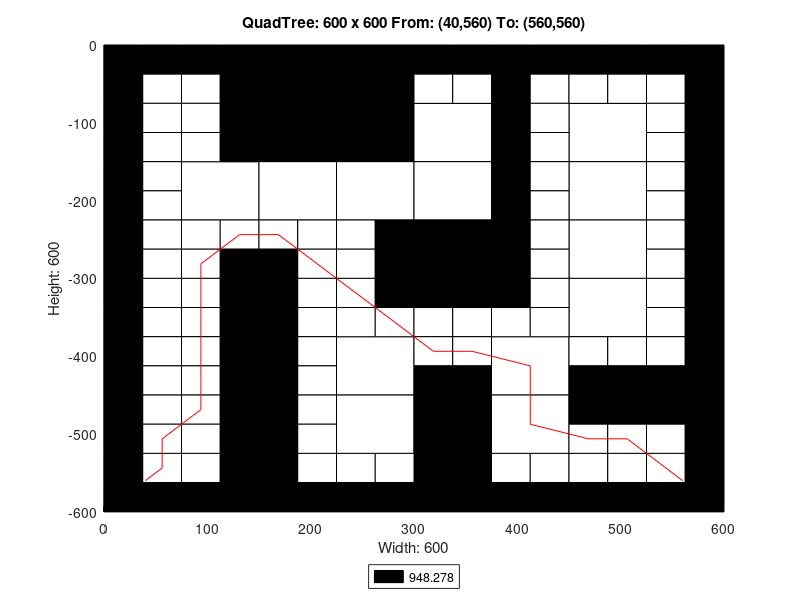

MATLAB code to generate this figure:
axis([0 600 -600 0]);
title('QuadTree: 600 x 600 From: (40,560) To: (560,560)');
xlabel('Width: 600');
ylabel('Height: 600');
rectangle('Position',[150 -150 150 150], 'FaceColor',[0 0 0]);
rectangle('Position',[75 -225 75 75], 'FaceColor',[1 1 1]);
rectangle('Position',[150 -225 75 75], 'FaceColor',[1 1 1]);
rectangle('Position',[225 -225 75 75], 'FaceColor',[1 1 1]);
rectangle('Position',[300 -150 75 75], 'FaceColor',[1 1 1]);
rectangle('Position',[450 -150 75 75], 'FaceColor',[1 1 1]);
rectangle('Position',[300 -225 75 75], 'FaceColor',[1 1 1]);
rectangle('Position',[300 -300 75 75], 'FaceColor',[0 0 0]);
rectangle('Position',[450 -225 75 75], 'FaceColor',[1 1 1]);
rectangle('Position',[450 -300 75 75], 'FaceColor',[1 1 1]);
rectangle('Position',[225 -450 75 75], 'FaceColor',[1 1 1]);
rectangle('Position',[225 -525 75 75], 'FaceColor',[1 1 1]);
rectangle('Position',[375 -450 75 75], 'FaceColor',[1 1 1]);
rectangle('Position',[450 -375 75 75], 'FaceColor',[1 1 1]);
rectangle('Position',[300 -525 75 75], 'FaceColor',[0 0 0]);
rectangle('Position',[375 -525 75 75], 'FaceColor',[1 1 1]);
rectangle('Position',[300 -600 75 75], 'FaceColor',[0 0 0]);
rectangle('Position',[0 -37.5 37.5 37.5], 'FaceColor',[0 0 0]);
rectangle('Position',[37.5 -37.5 37.5 37.5], 'FaceColor',[0 0 0]);
rectangle('Position',[0 -75 37.5 37.5], 'FaceColor',[0 0 0]);
rectangle('Position',[37.5 -75 37.5 37.5], 'FaceColor',[1 1 1]);
rectangle('Position',[75 -37.5 37.5 37.5], 'FaceColor',[0 0 0]);
rectangle('Position',[112.5 -37.5 37.5 37.5], 'FaceColor',[0 0 0]);
rectangle('Position',[75 -75 37.5 37.5], 'FaceColor',[1 1 1]);
rectangle('Position',[112.5 -75 37.5 37.5], 'FaceColor',[0 0 0]);
rectangle('Position',[0 -112.5 37.5 37.5], 'FaceColor',[0 0 0]);
rectangle('Position',[37.5 -112.5 37.5 37.5], 'FaceColor',[1 1 1]);
rectangle('Position',[0 -150 37.5 37.5], 'FaceColor',[0 0 0]);
rectangle('Position',[37.5 -150 37.5 37.5], 'FaceColor',[1 1 1]);
rectangle('Position',[75 -112.5 37.5 37.5], 'FaceColor',[1 1 1]);
rectangle('Position',[112.5 -112.5 37.5 37.5], 'FaceColor',[0 0 0]);
rectangle('Position',[75 -150 37.5 37.5], 'FaceColor',[1 1 1]);
rectangle('Position',[112.5 -150 37.5 37.5], 'FaceColor',[0 0 0]);
rectangle('Position',[0 -187.5 37.5 37.5], 'FaceColor',[0 0 0]);
rectangle('Position',[37.5 -187.5 37.5 37.5], 'FaceColor',[1 1 1]);
rectangle('Position',[0 -225 37.5 37.5], 'FaceColor',[0 0 0]);
rectangle('Position',[37.5 -225 37.5 37.5], 'FaceColor',[1 1 1]);
rectangle('Position',[0 -262.5 37.5 37.5], 'FaceColor',[0 0 0]);
rectangle('Position',[37.5 -262.5 37.5 37.5], 'FaceColor',[1 1 1]);
rectangle('Position',[0 -300 37.5 37.5], 'FaceColor',[0 0 0]);
rectangle('Position',[37.5 -300 37.5 37.5], 'FaceColor',[1 1 1]);
rectangle('Position',[75 -262.5 37.5 37.5], 'FaceColor',[1 1 1]);
rectangle('Position',[112.5 -262.5 37.5 37.5], 'FaceColor',[1 1 1]);
rectangle('Position',[75 -300 37.5 37.5], 'FaceColor',[1 1 1]);
rectangle('Position',[112.5 -300 37.5 37.5], 'FaceColor',[0 0 0]);
rectangle('Position',[150 -262.5 37.5 37.5], 'FaceColor',[1 1 1]);
rectangle('Position',[187.5 -262.5 37.5 37.5], 'FaceColor',[1 1 1]);
rectangle('Position',[150 -300 37.5 37.5], 'FaceColor',[0 0 0]);
rectangle('Position',[187.5 -300 37.5 37.5], 'FaceColor',[1 1 1]);
rectangle('Position',[225 -262.5 37.5 37.5], 'FaceColor',[1 1 1]);
rectangle('Position',[262.5 -262.5 37.5 37.5], 'FaceColor',[0 0 0]);
rectangle('Position',[225 -300 37.5 37.5], 'FaceColor',[1 1 1]);
rectangle('Position',[262.5 -300 37.5 37.5], 'FaceColor',[0 0 0]);
rectangle('Position',[300 -37.5 37.5 37.5], 'FaceColor',[0 0 0]);
rectangle('Position',[337.5 -37.5 37.5 37.5], 'FaceColor',[0 0 0]);
rectangle('Position',[300 -75 37.5 37.5], 'FaceColor',[1 1 1]);
rectangle('Position',[337.5 -75 37.5 37.5], 'FaceColor',[1 1 1]);
rectangle('Position',[375 -37.5 37.5 37.5], 'FaceColor',[0 0 0]);
rectangle('Position',[412.5 -37.5 37.5 37.5], 'FaceColor',[0 0 0]);
rectangle('Position',[375 -75 37.5 37.5], 'FaceColor',[0 0 0]);
rectangle('Position',[412.5 -75 37.5 37.5], 'FaceColor',[1 1 1]);
rectangle('Position',[375 -112.5 37.5 37.5], 'FaceColor',[0 0 0]);
rectangle('Position',[412.5 -112.5 37.5 37.5], 'FaceColor',[1 1 1]);
rectangle('Position',[375 -150 37.5 37.5], 'FaceColor',[0 0 0]);
rectangle('Position',[412.5 -150 37.5 37.5], 'FaceColor',[1 1 1]);
rectangle('Position',[450 -37.5 37.5 37.5], 'FaceColor',[0 0 0]);
rectangle('Position',[487.5 -37.5 37.5 37.5], 'FaceColor',[0 0 0]);
rectangle('Position',[450 -75 37.5 37.5], 'FaceColor',[1 1 1]);
rectangle('Position',[487.5 -75 37.5 37.5], 'FaceColor',[1 1 1]);
rectangle('Position',[525 -37.5 37.5 37.5], 'FaceColor',[0 0 0]);
rectangle('Position',[562.5 -37.5 37.5 37.5], 'FaceColor',[0 0 0]);
rectangle('Position',[525 -75 37.5 37.5], 'FaceColor',[1 1 1]);
rectangle('Position',[562.5 -75 37.5 37.5], 'FaceColor',[0 0 0]);
rectangle('Position',[525 -112.5 37.5 37.5], 'FaceColor',[1 1 1]);
rectangle('Position',[562.5 -112.5 37.5 37.5], 'FaceColor',[0 0 0]);
rectangle('Position',[525 -150 37.5 37.5], 'FaceColor',[1 1 1]);
rectangle('Position',[562.5 -150 37.5 37.5], 'FaceColor',[0 0 0]);
rectangle('Position',[375 -187.5 37.5 37.5], 'FaceColor',[0 0 0]);
rectangle('Position',[412.5 -187.5 37.5 37.5], 'FaceColor',[1 1 1]);
rectangle('Position',[375 -225 37.5 37.5], 'FaceColor',[0 0 0]);
rectangle('Position',[412.5 -225 37.5 37.5], 'FaceColor',[1 1 1]);
rectangle('Position',[375 -262.5 37.5 37.5], 'FaceColor',[0 0 0]);
rectangle('Position',[412.5 -262.5 37.5 37.5], 'FaceColor',[1 1 1]);
rectangle('Position',[375 -300 37.5 37.5], 'FaceColor',[0 0 0]);
rectangle('Position',[412.5 -300 37.5 37.5], 'FaceColor',[1 1 1]);
rectangle('Position',[525 -187.5 37.5 37.5], 'FaceColor',[1 1 1]);
rectangle('Position',[562.5 -187.5 37.5 37.5], 'FaceColor',[0 0 0]);
rectangle('Position',[525 -225 37.5 37.5], 'FaceColor',[1 1 1]);
rectangle('Position',[562.5 -225 37.5 37.5], 'FaceColor',[0 0 0]);
rectangle('Position',[525 -262.5 37.5 37.5], 'FaceColor',[1 1 1]);
rectangle('Position',[562.5 -262.5 37.5 37.5], 'FaceColor',[0 0 0]);
rectangle('Position',[525 -300 37.5 37.5], 'FaceColor',[1 1 1]);
rectangle('Position',[562.5 -300 37.5 37.5], 'FaceColor',[0 0 0]);
rectangle('Position',[0 -337.5 37.5 37.5], 'FaceColor',[0 0 0]);
rectangle('Position',[37.5 -337.5 37.5 37.5], 'FaceColor',[1 1 1]);
rectangle('Position',[0 -375 37.5 37.5], 'FaceColor',[0 0 0]);
rectangle('Position',[37.5 -375 37.5 37.5], 'FaceColor',[1 1 1]);
rectangle('Position',[75 -337.5 37.5 37.5], 'FaceColor',[1 1 1]);
rectangle('Position',[112.5 -337.5 37.5 37.5], 'FaceColor',[0 0 0]);
rectangle('Position',[75 -375 37.5 37.5], 'FaceColor',[1 1 1]);
rectangle('Position',[112.5 -375 37.5 37.5], 'FaceColor',[0 0 0]);
rectangle('Position',[0 -412.5 37.5 37.5], 'FaceColor',[0 0 0]);
rectangle('Position',[37.5 -412.5 37.5 37.5], 'FaceColor',[1 1 1]);
rectangle('Position',[0 -450 37.5 37.5], 'FaceColor',[0 0 0]);
rectangle('Position',[37.5 -450 37.5 37.5], 'FaceColor',[1 1 1]);
rectangle('Position',[75 -412.5 37.5 37.5], 'FaceColor',[1 1 1]);
rectangle('Position',[112.5 -412.5 37.5 37.5], 'FaceColor',[0 0 0]);
rectangle('Position',[75 -450 37.5 37.5], 'FaceColor',[1 1 1]);
rectangle('Position',[112.5 -450 37.5 37.5], 'FaceColor',[0 0 0]);
rectangle('Position',[150 -337.5 37.5 37.5], 'FaceColor',[0 0 0]);
rectangle('Position',[187.5 -337.5 37.5 37.5], 'FaceColor',[1 1 1]);
rectangle('Position',[150 -375 37.5 37.5], 'FaceColor',[0 0 0]);
rectangle('Position',[187.5 -375 37.5 37.5], 'FaceColor',[1 1 1]);
rectangle('Position',[225 -337.5 37.5 37.5], 'FaceColor',[1 1 1]);
rectangle('Position',[262.5 -337.5 37.5 37.5], 'FaceColor',[0 0 0]);
rectangle('Position',[225 -375 37.5 37.5], 'FaceColor',[1 1 1]);
rectangle('Position',[262.5 -375 37.5 37.5], 'FaceColor',[1 1 1]);
rectangle('Position',[150 -412.5 37.5 37.5], 'FaceColor',[0 0 0]);
rectangle('Position',[187.5 -412.5 37.5 37.5], 'FaceColor',[1 1 1]);
rectangle('Position',[150 -450 37.5 37.5], 'FaceColor',[0 0 0]);
rectangle('Position',[187.5 -450 37.5 37.5], 'FaceColor',[1 1 1]);
rectangle('Position',[0 -487.5 37.5 37.5], 'FaceColor',[0 0 0]);
rectangle('Position',[37.5 -487.5 37.5 37.5], 'FaceColor',[1 1 1]);
rectangle('Position',[0 -525 37.5 37.5], 'FaceColor',[0 0 0]);
rectangle('Position',[37.5 -525 37.5 37.5], 'FaceColor',[1 1 1]);
rectangle('Position',[75 -487.5 37.5 37.5], 'FaceColor',[1 1 1]);
rectangle('Position',[112.5 -487.5 37.5 37.5], 'FaceColor',[0 0 0]);
rectangle('Position',[75 -525 37.5 37.5], 'FaceColor',[1 1 1]);
rectangle('Position',[112.5 -525 37.5 37.5], 'FaceColor',[0 0 0]);
rectangle('Position',[0 -562.5 37.5 37.5], 'FaceColor',[0 0 0]);
rectangle('Position',[37.5 -562.5 37.5 37.5], 'FaceColor',[1 1 1]);
rectangle('Position',[0 -600 37.5 37.5], 'FaceColor',[0 0 0]);
rectangle('Position',[37.5 -600 37.5 37.5], 'FaceColor',[0 0 0]);
rectangle('Position',[75 -562.5 37.5 37.5], 'FaceColor',[1 1 1]);
rectangle('Position',[112.5 -562.5 37.5 37.5], 'FaceColor',[0 0 0]);
rectangle('Position',[75 -600 37.5 37.5], 'FaceColor',[0 0 0]);
rectangle('Position',[112.5 -600 37.5 37.5], 'FaceColor',[0 0 0]);
rectangle('Position',[150 -487.5 37.5 37.5], 'FaceColor',[0 0 0]);
rectangle('Position',[187.5 -487.5 37.5 37.5], 'FaceColor',[1 1 1]);
rectangle('Position',[150 -525 37.5 37.5], 'FaceColor',[0 0 0]);
rectangle('Position',[187.5 -525 37.5 37.5], 'FaceColor',[1 1 1]);
rectangle('Position',[150 -562.5 37.5 37.5], 'FaceColor',[0 0 0]);
rectangle('Position',[187.5 -562.5 37.5 37.5], 'FaceColor',[1 1 1]);
rectangle('Position',[150 -600 37.5 37.5], 'FaceColor',[0 0 0]);
rectangle('Position',[187.5 -600 37.5 37.5], 'FaceColor',[0 0 0]);
rectangle('Position',[225 -562.5 37.5 37.5], 'FaceColor',[1 1 1]);
rectangle('Position',[262.5 -562.5 37.5 37.5], 'FaceColor',[1 1 1]);
rectangle('Position',[225 -600 37.5 37.5], 'FaceColor',[0 0 0]);
rectangle('Position',[262.5 -600 37.5 37.5], 'FaceColor',[0 0 0]);
rectangle('Position',[300 -337.5 37.5 37.5], 'FaceColor',[0 0 0]);
rectangle('Position',[337.5 -337.5 37.5 37.5], 'FaceColor',[0 0 0]);
rectangle('Position',[300 -375 37.5 37.5], 'FaceColor',[1 1 1]);
rectangle('Position',[337.5 -375 37.5 37.5], 'FaceColor',[1 1 1]);
rectangle('Position',[375 -337.5 37.5 37.5], 'FaceColor',[0 0 0]);
rectangle('Position',[412.5 -337.5 37.5 37.5], 'FaceColor',[1 1 1]);
rectangle('Position',[375 -375 37.5 37.5], 'FaceColor',[1 1 1]);
rectangle('Position',[412.5 -375 37.5 37.5], 'FaceColor',[1 1 1]);
rectangle('Position',[300 -412.5 37.5 37.5], 'FaceColor',[1 1 1]);
rectangle('Position',[337.5 -412.5 37.5 37.5], 'FaceColor',[1 1 1]);
rectangle('Position',[300 -450 37.5 37.5], 'FaceColor',[0 0 0]);
rectangle('Position',[337.5 -450 37.5 37.5], 'FaceColor',[0 0 0]);
rectangle('Position',[525 -337.5 37.5 37.5], 'FaceColor',[1 1 1]);
rectangle('Position',[562.5 -337.5 37.5 37.5], 'FaceColor',[0 0 0]);
rectangle('Position',[525 -375 37.5 37.5], 'FaceColor',[1 1 1]);
rectangle('Position',[562.5 -375 37.5 37.5], 'FaceColor',[0 0 0]);
rectangle('Position',[450 -412.5 37.5 37.5], 'FaceColor',[1 1 1]);
rectangle('Position',[487.5 -412.5 37.5 37.5], 'FaceColor',[1 1 1]);
rectangle('Position',[450 -450 37.5 37.5], 'FaceColor',[0 0 0]);
rectangle('Position',[487.5 -450 37.5 37.5], 'FaceColor',[0 0 0]);
rectangle('Position',[525 -412.5 37.5 37.5], 'FaceColor',[1 1 1]);
rectangle('Position',[562.5 -412.5 37.5 37.5], 'FaceColor',[0 0 0]);
rectangle('Position',[525 -450 37.5 37.5], 'FaceColor',[0 0 0]);
rectangle('Position',[562.5 -450 37.5 37.5], 'FaceColor',[0 0 0]);
rectangle('Position',[375 -562.5 37.5 37.5], 'FaceColor',[1 1 1]);
rectangle('Position',[412.5 -562.5 37.5 37.5], 'FaceColor',[1 1 1]);
rectangle('Position',[375 -600 37.5 37.5], 'FaceColor',[0 0 0]);
rectangle('Position',[412.5 -600 37.5 37.5], 'FaceColor',[0 0 0]);
rectangle('Position',[450 -487.5 37.5 37.5], 'FaceColor',[0 0 0]);
rectangle('Position',[487.5 -487.5 37.5 37.5], 'FaceColor',[0 0 0]);
rectangle('Position',[450 -525 37.5 37.5], 'FaceColor',[1 1 1]);
rectangle('Position',[487.5 -525 37.5 37.5], 'FaceColor',[1 1 1]);
rectangle('Position',[525 -487.5 37.5 37.5], 'FaceColor',[0 0 0]);
rectangle('Position',[562.5 -487.5 37.5 37.5], 'FaceColor',[0 0 0]);
rectangle('Position',[525 -525 37.5 37.5], 'FaceColor',[1 1 1]);
rectangle('Position',[562.5 -525 37.5 37.5], 'FaceColor',[0 0 0]);
rectangle('Position',[450 -562.5 37.5 37.5], 'FaceColor',[1 1 1]);
rectangle('Position',[487.5 -562.5 37.5 37.5], 'FaceColor',[1 1 1]);
rectangle('Position',[450 -600 37.5 37.5], 'FaceColor',[0 0 0]);
rectangle('Position',[487.5 -600 37.5 37.5], 'FaceColor',[0 0 0]);
rectangle('Position',[525 -562.5 37.5 37.5], 'FaceColor',[1 1 1]);
rectangle('Position',[562.5 -562.5 37.5 37.5], 'FaceColor',[0 0 0]);
rectangle('Position',[525 -600 37.5 37.5], 'FaceColor',[0 0 0]);
rectangle('Position',[562.5 -600 37.5 37.5], 'FaceColor',[0 0 0]);
X=[560,543.75,506.25,468.75,412.5,412.5,356.25,318.75,281.25,243.75,206.25,168.75,131.25,93.75,93.75,93.75,93.75,93.75,93.75,56.25,56.25,40];
Y=[-560,-543.75,-506.25,-506.25,-487.5,-412.5,-393.75,-393.75,-356.25,-318.75,-281.25,-243.75,-243.75,-281.25,-318.75,-356.25,-393.75,-431.25,-468.75,-506.25,-543.75,-560];
hold on;
plot(X,Y,'r');
legend('948.278','Location','southoutside');
